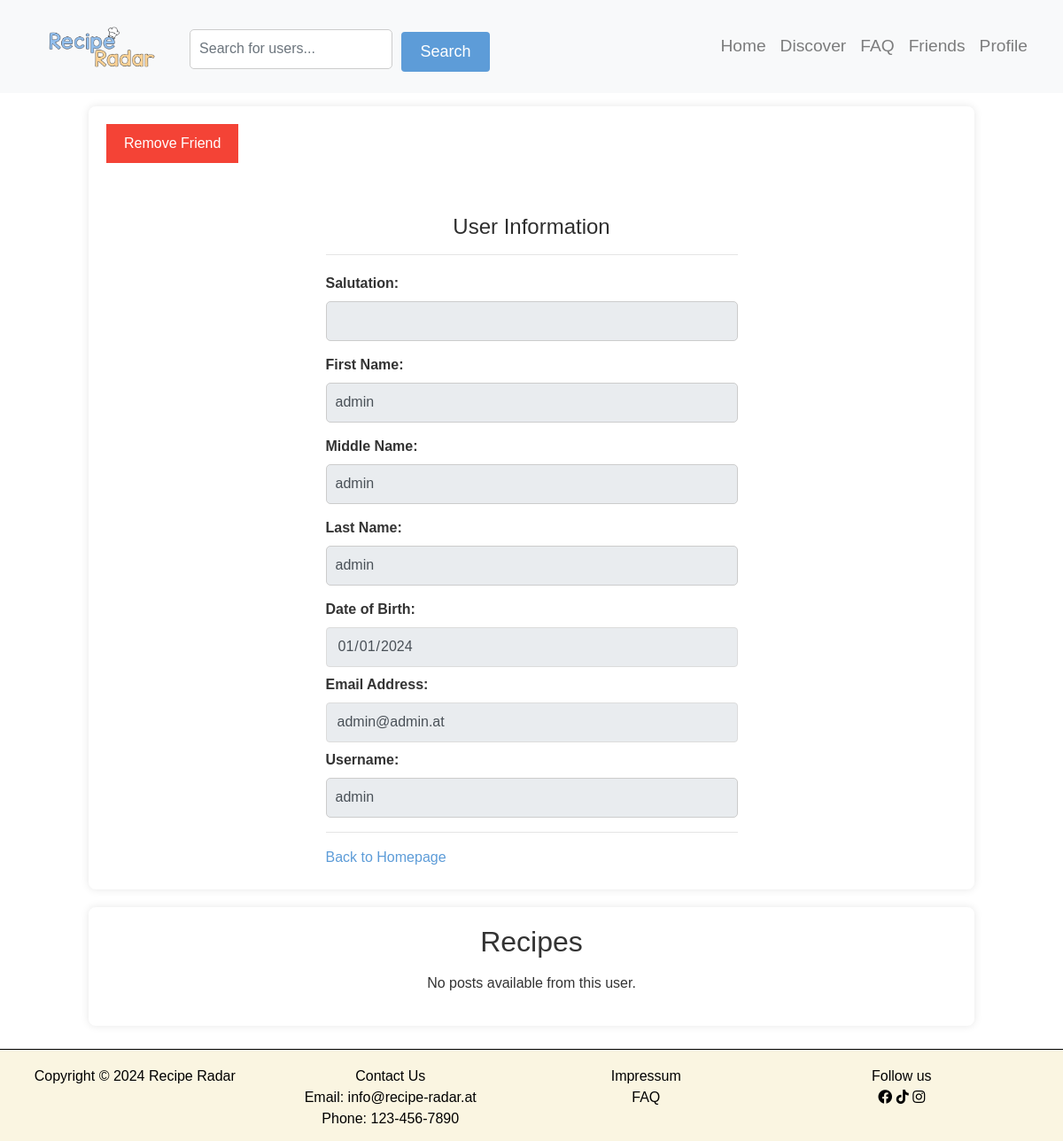
The app's page /profile.php?userID=83 (signed in) with its own data.
### tables this page shows
CREATE TABLE `users` (
  `userID` int(20) NOT NULL,
  `type` text NOT NULL DEFAULT 'normal',
  `salutation` varchar(50) DEFAULT NULL,
  `firstName` varchar(50) NOT NULL,
  `middleName` varchar(50) DEFAULT NULL,
  `lastName` varchar(50) NOT NULL,
  `userName` varchar(30) NOT NULL,
  `email` varchar(100) NOT NULL,
  `password` varchar(255) NOT NULL,
  `birthDate` date NOT NULL,
  `profilePicture` varchar(255) DEFAULT NULL
);

### services/user_service.php (called while the page is built, shortened)
<?php
require 'config/db_connect.php';
if(isset($_GET['userID'])) {
    $userID = $_GET['userID'];
    $sql = "SELECT * FROM users WHERE userID = $userID";
}
$result = mysqli_query($conn, $sql);
$user = mysqli_fetch_assoc($result);
?>

### components/user_form.php (the view)
<?php
include('services/user_service.php');
?>
<div class="row justify-content-center">
    <div class="col-11 col-sm-10 col-md-8 col-lg-7 col-xl-6 col-xxl-5">
        <h4 class="untertitle mb-1 mt-5">User Information</h4>
        <hr>
        <form>
            <div class="mb-2 mt-3">
                <label for="salutation" class="left-align-label">Salutation:</label>
                <input type="text" class="form-control auth-input" name="salutation" value="<?php echo htmlspecialchars($user['salutation']); ?>" readonly>
            </div>
            <div class="mb-2">
                <label for="firstName" class="left-align-label">First Name:</label>
                <input type="text" class="form-control auth-input" name="firstName" value="<?php echo htmlspecialchars($user['firstName']); ?>" readonly>
            </div>
            <div class="mb-2">
                <label for="middleName" class="left-align-label">Middle Name:</label>
                <input type="text" class="form-control auth-input" name="middleName" value="<?php echo htmlspecialchars($user['middleName']); ?>" readonly>
            </div>
            <div class="mb-2">
                <label for="lastName" class="left-align-label">Last Name:</label>
                <input type="text" class="form-control auth-input" name="lastName" value="<?php echo htmlspecialchars($user['lastName']); ?>" readonly>
            </div>
            <div class="mb-2">
                <label for="birthDate" class="left-align-label">Date of Birth:</label>
                <input type="date" class="form-control auth-input" name="birthDate" value="<?php echo htmlspecialchars($user['birthDate']); ?>" readonly>
            </div>
            <div class="mb-2">
                <label for="email" class="left-align-label">Email Address:</label>
                <input type="email" class="form-control auth-input" name="email" value="<?php echo htmlspecialchars($user['email']); ?>" readonly>
            </div>
            <div class="mb-2">
                <label for="userName" class="left-align-label">Username:</label>
                <input type="text" class="form-control auth-input" name="userName" value="<?php echo htmlspecialchars($user['userName']); ?>" readonly>
            </div>
            <hr class="seperator">
            <p class="text mb-1 mt-3"><a href="index.php" class="text-link">Back to Homepage</a></p>
        </form>
    </div>
</div>

### resources/css/style.css (style rules this page uses)
body { margin: 0; padding: 0; }
form { margin-top: 20px; }
label { font-weight: bold; }
input[type="text"], textarea { width: 100%; padding: 10px; margin-bottom: 15px; border: 1px solid #ccc; border-radius: 5px; box-sizing: border-box; }
body { margin: 0; font-family: 'Segoe UI', Tahoma, Geneva, Verdana, sans-serif; background-color: white; height: 100vh; }
.untertitle { text-align: center; color: rgb(46, 46, 46); }
.auth-input { background: white; height: 45px; border: 1px solid rgb(220, 220, 220); box-shadow: none !important; }
.text-link { color: #5d9cd8; }
.left-align-label { text-align: left !important; display: block; }

### resources/css/recipe_detail.css (style rules this page uses)
body { background-image: url('../../pictures/bg-2.jpeg'); background-size: cover; font-family: Arial, sans-serif; color: #333; margin: 0; padding: 0; }

### records on screen
users: firstName "admin", middleName "admin", lastName "admin", birthDate "01/01/2024", email "admin@admin.at", userName "admin"
